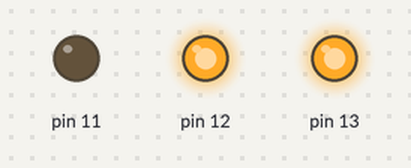
Simulated run of this sketch. Board: Arduino Uno, built with avr-gcc and run on an emulated ATmega328P. Parts: output pins drawn as LEDs (lit = HIGH).

Above: at 0.5 s.
At 1.5 s:
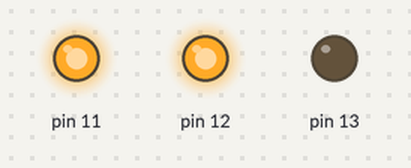
At 2.5 s:
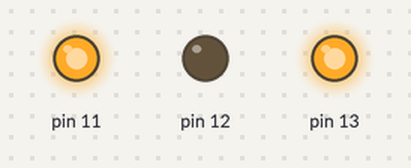
At 3.5 s:
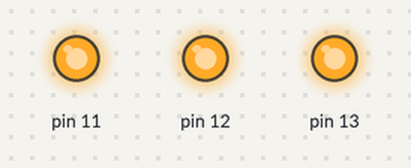
Timing chart, 0 to 5.2 s (numbered marks = the images above):
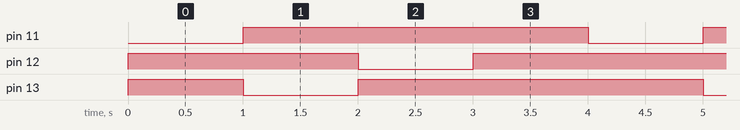

Measured:
- by itself, pin 11: alternates HIGH for 3.0 s and LOW for 1.0 s
- by itself, pin 12, pin 13: repeats every 4.0 s: LOW 1.0 s, HIGH 3.0 s
- by itself, everything shown: repeats every 4.0 s, in 5 steps

The sketch:

program_3_colour_mixing1.ino
```cpp
// C++ code
//
void setup()
{
  pinMode(13, OUTPUT);
  pinMode(12, OUTPUT);
  pinMode(11, OUTPUT);
}

void loop()
{
  digitalWrite(13, HIGH);
  digitalWrite(12, HIGH);
  delay(1000);

  digitalWrite(13, LOW);
  digitalWrite(11, HIGH);
  delay(1000);

  digitalWrite(12, LOW);
  digitalWrite(13, HIGH);
  delay(1000);

  digitalWrite(12, HIGH);
  digitalWrite(11, HIGH);
  delay(1000);

  digitalWrite(13, LOW);
  digitalWrite(12, LOW);
  digitalWrite(11, LOW);
}
```
